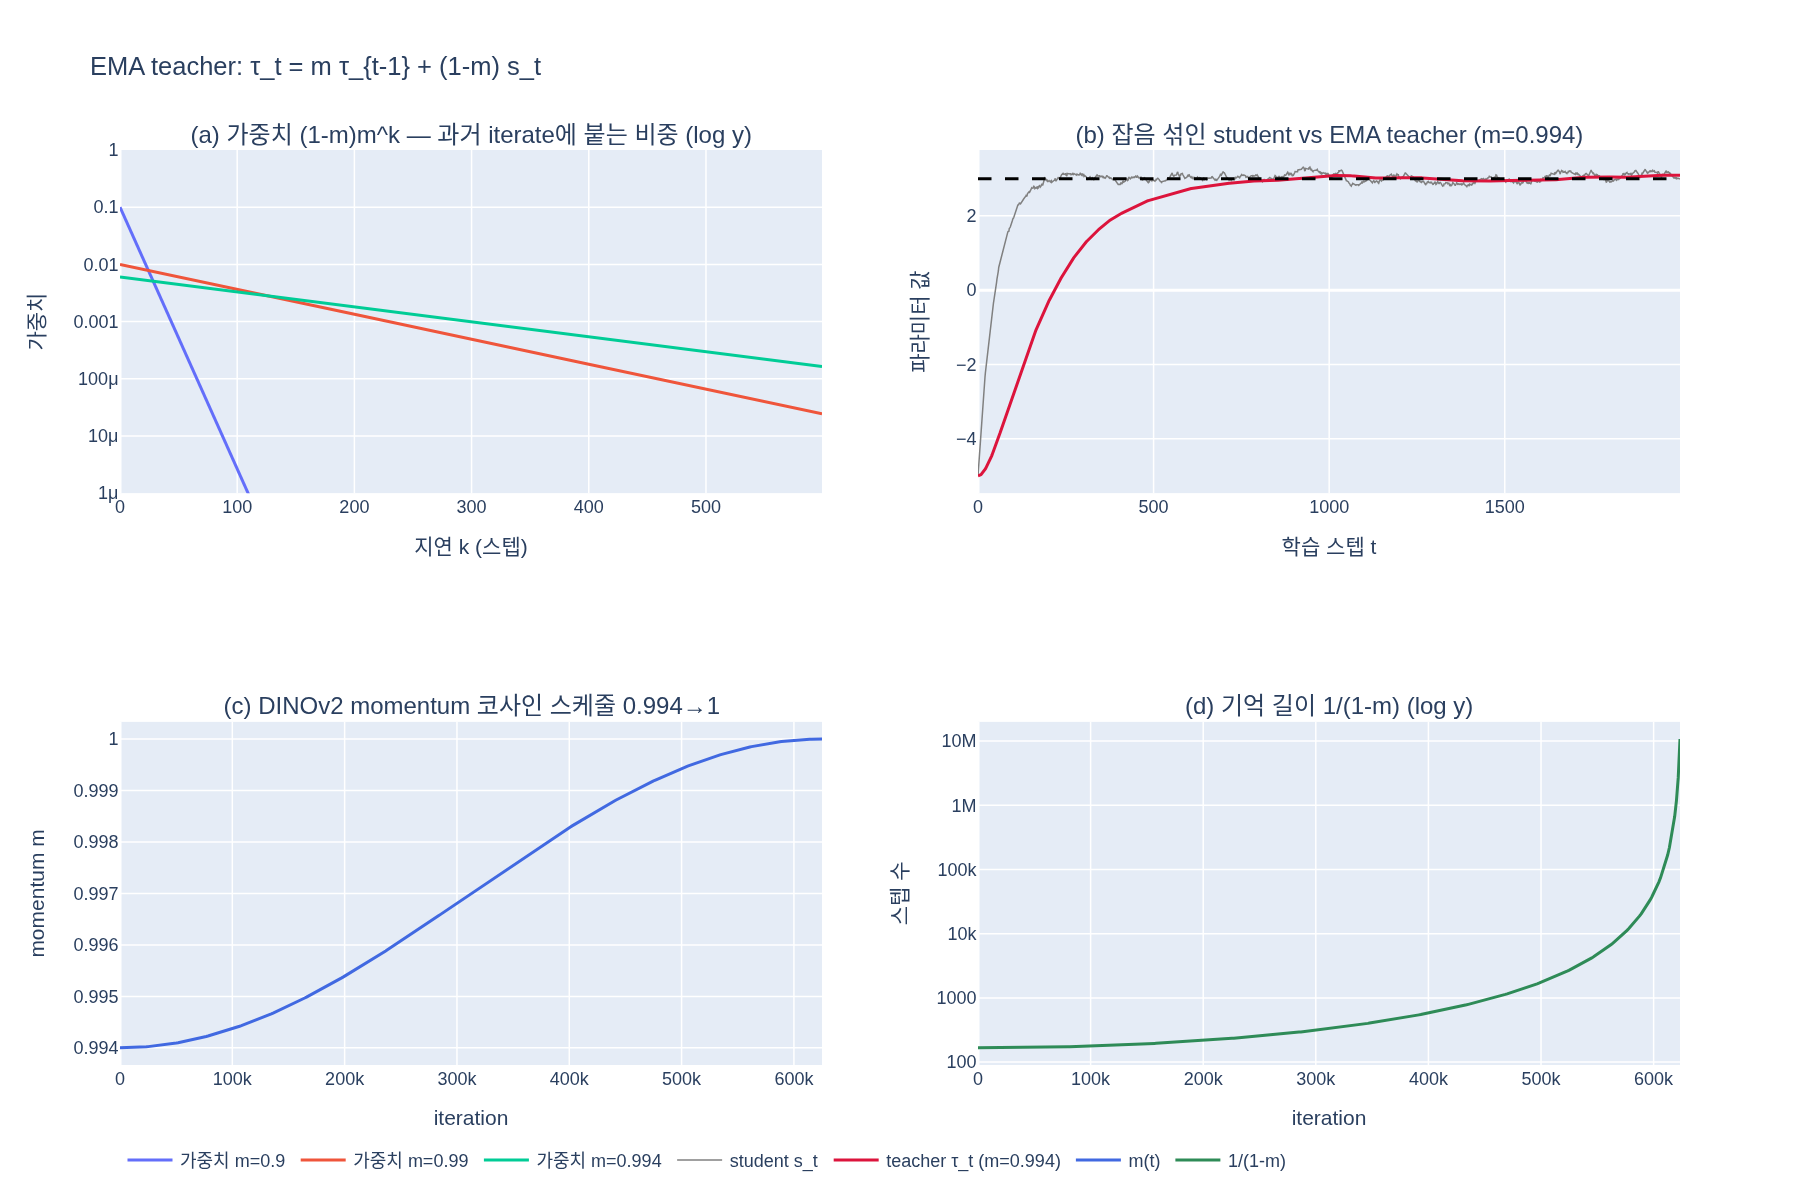

Generate this figure with Python:
# %% [markdown]
# # DINO/iBOT의 teacher는 어떻게 만들어지나 — EMA(지수이동평균) teacher 실험
#
# DINO/iBOT/DINOv2에서 **학습(경사하강)되는 것은 student**뿐이고, teacher의 파라미터
# $\tau$는 student 파라미터 $s$의 **exponential moving average**다.
#
# $$\tau_t = m\,\tau_{t-1} + (1-m)\,s_t,\qquad \tau_0 = s_0$$
#
# - teacher는 student와 같은 상태로 초기화된다.
# - 매 학습 스텝이 끝난 직후 위 식으로 갱신된다.
# - $m$(momentum)은 DINOv2에서 0.994 → 1.0 코사인 스케줄.
#
# 이 스크립트는 numpy만으로 (1) 점화식 = 등비 가중합 확인, (2) 기억 길이 $1/(1-m)$,
# (3) 잡음 섞인 student 궤적을 EMA가 어떻게 매끈하게 만드는지, (4) 코사인 momentum 스케줄,
# (5) DINOv2 `update_teacher` 코드와 같은 파라미터-딕셔너리 EMA를 순서대로 보여준다.

# %%
# 필요 패키지: numpy, plotly, kaleido (expy.png 저장용)
import os
import numpy as np
import plotly.graph_objects as go
from plotly.subplots import make_subplots

HERE = os.path.dirname(os.path.abspath(__file__))


def _show(fig):
    try:
        from IPython import get_ipython
        if get_ipython() is not None:  # VSCode 셀/Jupyter에서만 렌더링
            fig.show()
    except ImportError:
        pass


rng = np.random.default_rng(0)

# %% [markdown]
# ## 1. 점화식으로 계산한 EMA == 등비 가중합으로 계산한 EMA
#
# 점화식을 풀면
# $$\tau_t = (1-m)\sum_{k=0}^{t-1} m^k s_{t-k} + m^t \tau_0$$
# 이므로 두 방법의 결과가 일치해야 한다.


# %%
def ema_recursive(s, m):
    """teacher 값 tau_t를 점화식으로 계산. tau_0 = s_0 (student와 같은 초기화)."""
    tau = np.empty_like(s, dtype=float)
    tau[0] = s[0]
    for t in range(1, len(s)):
        tau[t] = m * tau[t - 1] + (1 - m) * s[t]
    return tau


def ema_closed_form(s, m):
    """등비 가중합으로 직접 계산 (검산용)."""
    tau = np.empty_like(s, dtype=float)
    for t in range(len(s)):
        k = np.arange(t)  # k = 0..t-1 → s[t-k]
        tau[t] = (1 - m) * np.sum(m**k * s[t - k]) + m**t * s[0]
    return tau


s_demo = rng.normal(size=50).cumsum()  # 임의의 student iterate 수열
m_demo = 0.9
a, b = ema_recursive(s_demo, m_demo), ema_closed_form(s_demo, m_demo)
print("점화식 vs 등비가중합 최대 오차:", np.abs(a - b).max())
print("가중치 합 (1-m)Σm^k + m^t, t=49:", (1 - m_demo) * np.sum(m_demo ** np.arange(49)) + m_demo**49)
# 출력: 점화식 vs 등비가중합 최대 오차: 8.881784197001252e-16
# 출력: 가중치 합 (1-m)Σm^k + m^t, t=49: 1.0

# %% [markdown]
# ## 2. teacher는 얼마나 먼 과거까지 기억하나?
#
# 가중치 $(1-m)m^k$를 지연 $k$에 대한 확률분포(기하분포)로 보면 평균 지연은
# $$\mathbb{E}[k] = \frac{m}{1-m} \approx \frac{1}{1-m}$$
# 가중치가 절반이 되는 지연은 $k_{1/2} = \ln 2 / (-\ln m)$.

# %%
print(f"{'m':>6} | {'평균 지연 m/(1-m)':>18} | {'1/(1-m)':>8} | {'절반 지점':>9}")
for m in [0.9, 0.99, 0.994, 0.999]:
    k = np.arange(20000)
    w = (1 - m) * m**k
    mean_lag = np.sum(k * w)
    half = np.log(2) / (-np.log(m))
    print(f"{m:>6} | {mean_lag:>18.1f} | {1/(1-m):>8.1f} | {half:>9.1f}")
# 출력:      m |  평균 지연 m/(1-m) |  1/(1-m) |      절반 지점
# 출력:    0.9 |                9.0 |     10.0 |       6.6
# 출력:   0.99 |               99.0 |    100.0 |      69.0
# 출력:  0.994 |              165.7 |    166.7 |     115.2
# 출력:  0.999 |              999.0 |   1000.0 |     692.8

k_plot = np.arange(0, 600)
fig_w = go.Figure()
for m in [0.9, 0.99, 0.994]:
    fig_w.add_trace(go.Scatter(x=k_plot, y=(1 - m) * m**k_plot, name=f"m={m}"))
fig_w.update_layout(title="k 스텝 전 student iterate에 붙는 가중치 (1-m)m^k",
                    xaxis_title="지연 k (스텝)", yaxis_title="가중치", yaxis_type="log")
_show(fig_w)

# %% [markdown]
# ## 3. 잡음 섞인 student 궤적 vs 매끈한 teacher
#
# student는 미니배치 gradient 잡음 때문에 요동친다. 1차원 손실 $L(\theta)=\tfrac12(\theta-\theta^*)^2$를
# 잡음 섞인 SGD로 최소화하는 student를 흉내내고, 그 iterate에 EMA를 씌운 teacher를 비교한다.
# 초기값은 둘 다 같고(`tau[0]=s[0]`), 매 스텝 student 갱신 **직후** teacher를 갱신한다.

# %%
T = 2000
theta_star = 3.0
lr, noise = 0.02, 1.0
s = np.empty(T)
s[0] = -5.0  # student 초기값
for t in range(1, T):
    grad = (s[t - 1] - theta_star) + noise * rng.normal()  # 잡음 섞인 gradient
    s[t] = s[t - 1] - lr * grad

tau_994 = ema_recursive(s, 0.994)
tau_99 = ema_recursive(s, 0.99)

def rms_err(x):  # 후반 절반 구간에서 최적값과의 RMS 거리
    return np.sqrt(np.mean((x[T // 2:] - theta_star) ** 2))

print("초기값 일치 여부 s[0]==tau[0]:", s[0] == tau_994[0])
print(f"후반 RMS 오차  student: {rms_err(s):.4f}")
print(f"후반 RMS 오차  teacher(m=0.99):  {rms_err(tau_99):.4f}")
print(f"후반 RMS 오차  teacher(m=0.994): {rms_err(tau_994):.4f}")
# 출력: 초기값 일치 여부 s[0]==tau[0]: True
# 출력: 후반 RMS 오차  student: 0.1168
# 출력: 후반 RMS 오차  teacher(m=0.99):  0.0727
# 출력: 후반 RMS 오차  teacher(m=0.994): 0.0545

# %% [markdown]
# teacher(EMA)가 student보다 최적값에 더 가깝고 흔들림이 훨씬 작다 — 이것이 DINO 계열에서
# teacher가 student보다 성능이 좋고, 최종 배포 가중치로 teacher를 쓰는 이유(Polyak averaging 효과)다.
# 대신 초반에는 teacher가 student보다 **뒤처져서** 따라온다(지연 ≈ 1/(1-m) 스텝).

# %% [markdown]
# ## 4. DINOv2의 momentum 코사인 스케줄 0.994 → 1.0
#
# $$m(t) = m_{\text{final}} + \tfrac12\,(m_{\text{base}} - m_{\text{final}})\Big(1+\cos\frac{\pi t}{T}\Big)$$
# (`dinov2/train/train.py`의 `CosineScheduler(base_value=0.994, final_value=1.0)`와 동일)


# %%
def cosine_momentum(t, T, base=0.994, final=1.0):
    return final + 0.5 * (base - final) * (1 + np.cos(np.pi * t / T))


T_total = 625_000  # DINOv2 총 iteration 수
its = np.linspace(0, T_total, 7)
for t in its:
    m = cosine_momentum(t, T_total)
    print(f"iter {int(t):>7}: m = {m:.5f}, 기억 길이 1/(1-m) ≈ {1/(1-m) if m < 1 else float('inf'):>10.0f} 스텝")
# 출력: iter       0: m = 0.99400, 기억 길이 1/(1-m) ≈        167 스텝
# 출력: iter  104166: m = 0.99440, 기억 길이 1/(1-m) ≈        179 스텝
# 출력: iter  208333: m = 0.99550, 기억 길이 1/(1-m) ≈        222 스텝
# 출력: iter  312500: m = 0.99700, 기억 길이 1/(1-m) ≈        333 스텝
# 출력: iter  416666: m = 0.99850, 기억 길이 1/(1-m) ≈        667 스텝
# 출력: iter  520833: m = 0.99960, 기억 길이 1/(1-m) ≈       2488 스텝
# 출력: iter  625000: m = 1.00000, 기억 길이 1/(1-m) ≈        inf 스텝

# %% [markdown]
# ## 5. 실제 코드 형태: 파라미터 딕셔너리 전체에 같은 공식 적용
#
# DINOv2 `SSLMetaArch.update_teacher(m)`은 모든 파라미터 텐서에 대해
# `teacher *= m; teacher += (1-m) * student` 를 수행한다(`torch._foreach_mul_/_foreach_add_`).
# 초기화는 `teacher.load_state_dict(student.state_dict())`. numpy로 그대로 재현한다.


# %%
def init_teacher(student):
    """teacher.load_state_dict(student.state_dict()) 에 해당"""
    return {k: v.copy() for k, v in student.items()}


def update_teacher(teacher, student, m):
    """torch._foreach_mul_(teacher, m); torch._foreach_add_(teacher, student, alpha=1-m)"""
    for k in teacher:
        teacher[k] *= m
        teacher[k] += (1 - m) * student[k]


student_params = {"backbone.w": rng.normal(size=(4, 4)), "dino_head.w": rng.normal(size=(3,))}
teacher_params = init_teacher(student_params)
print("초기화 직후 teacher == student:",
      all(np.array_equal(student_params[k], teacher_params[k]) for k in student_params))

m = 0.994
for step in range(1, 501):
    for k in student_params:  # student만 gradient 스텝 (여기선 잡음 섞인 랜덤워크로 대체)
        student_params[k] += 0.01 * rng.normal(size=student_params[k].shape)
    update_teacher(teacher_params, student_params, m)  # 스텝 끝에 teacher EMA 갱신
    if step in (1, 100, 500):
        dist = np.sqrt(sum(np.sum((student_params[k] - teacher_params[k]) ** 2) for k in student_params))
        print(f"step {step:>3}: ||student - teacher||_2 = {dist:.4f}")
# 출력: 초기화 직후 teacher == student: True
# 출력: step   1: ||student - teacher||_2 = 0.0441
# 출력: step 100: ||student - teacher||_2 = 0.2707
# 출력: step 500: ||student - teacher||_2 = 0.2872

# %% [markdown]
# ## 6. 시각화 저장 (expy.png)

# %%
fig = make_subplots(
    rows=2, cols=2,
    subplot_titles=(
        "(a) 가중치 (1-m)m^k — 과거 iterate에 붙는 비중 (log y)",
        "(b) 잡음 섞인 student vs EMA teacher (m=0.994)",
        "(c) DINOv2 momentum 코사인 스케줄 0.994→1",
        "(d) 기억 길이 1/(1-m) (log y)",
    ),
)
for mm in [0.9, 0.99, 0.994]:
    fig.add_trace(go.Scatter(x=k_plot, y=(1 - mm) * mm**k_plot, name=f"가중치 m={mm}"), row=1, col=1)
fig.update_yaxes(type="log", range=[-6, 0], title_text="가중치", row=1, col=1)  # 1e-6 ~ 1
fig.update_xaxes(title_text="지연 k (스텝)", row=1, col=1)

fig.add_trace(go.Scatter(y=s, name="student s_t", line=dict(color="gray", width=1)), row=1, col=2)
fig.add_trace(go.Scatter(y=tau_994, name="teacher τ_t (m=0.994)", line=dict(color="crimson", width=2)), row=1, col=2)
fig.add_hline(y=theta_star, line_dash="dash", line_color="black", row=1, col=2)
fig.update_xaxes(title_text="학습 스텝 t", row=1, col=2)
fig.update_yaxes(title_text="파라미터 값", row=1, col=2)

t_grid = np.linspace(0, T_total, 400)
m_grid = cosine_momentum(t_grid, T_total)
fig.add_trace(go.Scatter(x=t_grid, y=m_grid, name="m(t)", line=dict(color="royalblue")), row=2, col=1)
fig.update_xaxes(title_text="iteration", row=2, col=1)
fig.update_yaxes(title_text="momentum m", row=2, col=1)

mem = 1 / (1 - m_grid[:-1])
fig.add_trace(go.Scatter(x=t_grid[:-1], y=mem, name="1/(1-m)", line=dict(color="seagreen")), row=2, col=2)
fig.update_yaxes(type="log", title_text="스텝 수", row=2, col=2)
fig.update_xaxes(title_text="iteration", row=2, col=2)

fig.update_layout(height=800, width=1200, title_text="EMA teacher: τ_t = m τ_{t-1} + (1-m) s_t",
                  legend=dict(orientation="h", y=-0.08))
_show(fig)

out_png = os.path.join(HERE, "expy.png")
fig.write_image(out_png, scale=1.5)
print("저장:", out_png)
# 출력: 저장: /home/sungwoo/projects/swcho/dinov2/fm/papers/.fm/hints/daf002b3-d58a-4603-ba0a-15f3771fe8c4/expy.png
